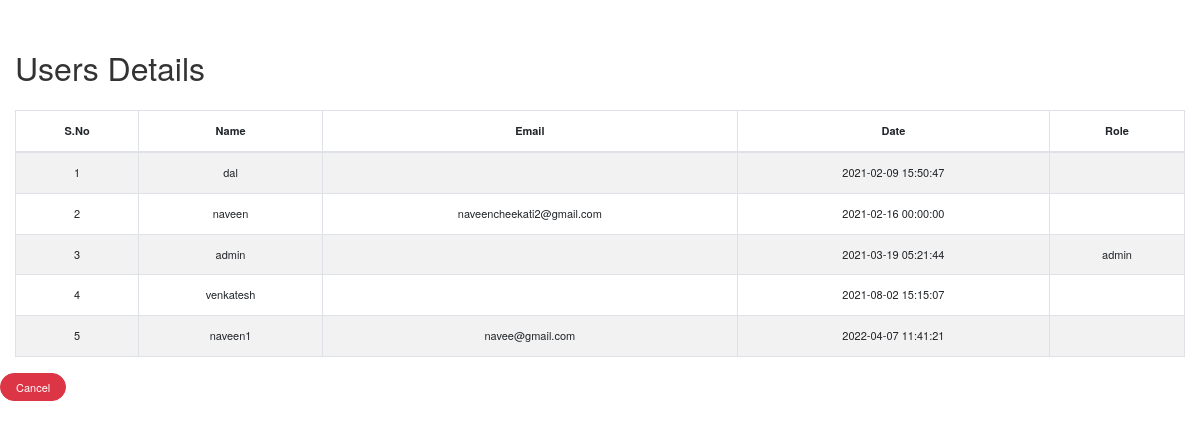
The page /users.php on the database its author committed.
### tables this page shows
CREATE TABLE `users` (
  `id` int(11) NOT NULL AUTO_INCREMENT,
  `username` varchar(50) NOT NULL,
  `password` varchar(255) NOT NULL,
  `created_at` datetime DEFAULT CURRENT_TIMESTAMP,
  `role` varchar(255) DEFAULT NULL,
  `mail` varchar(255) DEFAULT NULL,
  PRIMARY KEY (`id`),
  UNIQUE KEY `username` (`username`)
);

### users.php (the view, shortened to what this page needs)
<!DOCTYPE html>
<html lang="en">
<head>
    <link rel="stylesheet" href="https://stackpath.bootstrapcdn.com/bootstrap/4.5.2/css/bootstrap.min.css">
    <link rel="stylesheet" href="https://maxcdn.bootstrapcdn.com/font-awesome/4.7.0/css/font-awesome.min.css">
</head>
<body>
    <div class="wrapper">
        <div class="container-fluid">
            <div class="row">
                <div class="col-md-12">
                    <div class="mt-5 mb-3 clearfix">
                        <h2 class="pull-left">Users Details</h2>
                    </div>
                    <?php
                    require_once "config.php";
                    $sql = "SELECT * FROM users";
                    if($result = mysqli_query($link, $sql)){
                        if(mysqli_num_rows($result) > 0){
                            echo '<table class="table table-bordered table-striped">';
                                echo "<thead>";
                                    echo "<tr>";
                                        echo "<th>S.No</th>";
                                        echo "<th>Name</th>";
                                        echo "<th>Email</th>";
                                        echo "<th>Date</th>";
                                        echo "<th>Role</th>";
                                    echo "</tr>";
                                echo "</thead>";
                                echo "<tbody>";
                                $i=1;
                                while($row = mysqli_fetch_array($result)){
                                    echo "<tr>";
                                        echo "<td>" . $i . "</td>";
                                        echo "<td>" . $row['username'] . "</td>";
                                        echo "<td>" . $row['mail'] . "</td>";
                                        echo "<td>" . $row['created_at'] . "</td>";
                                        echo "<td>" . $row['role'] . "</td>";
                                    echo "</tr>";
                                    $i++;}
                                echo "</tbody>";
                            echo "</table>";
                        } else{
                            echo '<div class="alert alert-danger"><em>No records were found.</em></div>';
                        }
                    } else{
                        echo "Oops! Something went wrong. Please try again later.";
                    }
                    ?>
                </div>
                <a href="welcome.php" class="btn btn-danger">Cancel</a>
            </div>
        </div>
    </div>
</body>
</html>

### users.php (style rules this page uses)
.btn { display: inline-block; padding: 5px 15px; margin-bottom: 0; font-size: 100%; font-weight: normal; line-height: 1.5; border: 1% solid transparent; border-radius: 150px; }
body { font-family: "Helvetica Neue", Helvetica, Arial, sans-serif; font-size: 11px; line-height: 1.42857143; color: #333; background-color: #fff; }
body { font: 12px ; text-align: center; }

### rows shown on the page
users: username "dal", created_at "2021-02-09 15:50:47"
users: username "naveen", mail "naveencheekati2@gmail.com", created_at "2021-02-16 00:00:00"
users: username "admin", created_at "2021-03-19 05:21:44", role "admin"
users: username "venkatesh", created_at "2021-08-02 15:15:07"
users: username "naveen1", mail "navee@gmail.com", created_at "2022-04-07 11:41:21"
